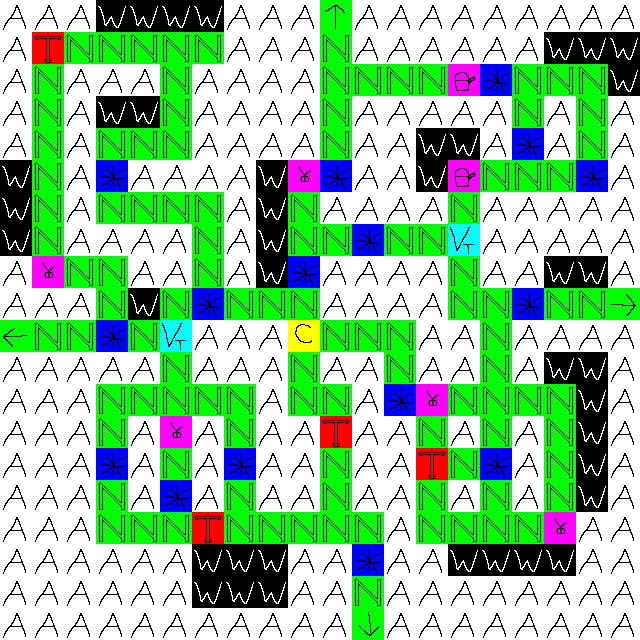

A 2D game scene composited from a Tiled map and its tileset images. What follows is a short description and the map's XML, with every tile layer's data as written:
An orthogonal 20x20 tile map with 32x32 px tiles, 1 tile layer (tiles).

<map version="1.5" tiledversion="1.6.0" orientation="orthogonal" renderorder="right-down" width="20" height="20" tilewidth="32" tileheight="32" infinite="0" nextlayerid="2" nextobjectid="1">
 <editorsettings>
  <export target="test4.json" format="json" />
 </editorsettings>
 <tileset firstgid="1" source="tileset.tsx" />
 <layer id="1" name="tiles" width="20" height="20">
  <data encoding="csv">
64,64,64,4,4,4,4,64,64,64,9,64,64,64,64,64,64,64,64,64,
64,1,2,2,2,2,2,64,64,64,2,64,64,64,64,64,64,4,4,4,
64,2,64,64,64,2,64,64,64,64,2,2,2,2,15,3,2,2,2,4,
64,2,64,4,4,2,64,64,64,64,2,64,64,64,64,64,2,64,2,64,
64,2,64,2,2,2,64,64,64,64,2,64,64,4,4,64,3,64,2,64,
4,2,64,3,64,64,64,64,4,17,3,64,64,4,15,2,2,2,3,64,
4,2,64,2,2,2,2,64,4,2,64,64,64,64,2,64,64,64,64,64,
4,2,64,64,64,64,2,64,4,2,2,3,2,2,5,64,64,64,64,64,
64,17,2,2,64,64,2,64,4,3,64,64,64,64,2,64,64,4,4,64,
64,64,64,2,4,2,3,2,2,2,64,64,64,64,2,2,3,2,2,10,
12,2,2,3,2,5,64,64,64,8,2,2,2,64,64,2,64,64,64,64,
64,64,64,64,64,2,64,64,64,2,64,64,2,64,64,2,64,4,4,64,
64,64,64,2,2,2,2,2,64,2,2,64,3,17,2,2,2,2,4,64,
64,64,64,2,64,17,64,2,64,64,1,64,64,2,64,2,64,2,4,64,
64,64,64,3,64,2,64,3,64,64,2,64,64,1,2,3,64,2,4,64,
64,64,64,2,64,3,64,2,64,64,2,64,64,2,64,2,64,2,4,64,
64,64,64,2,2,2,1,2,2,2,2,2,64,2,2,2,2,17,64,64,
64,64,64,64,64,64,4,4,4,64,64,3,64,64,4,4,4,4,64,64,
64,64,64,64,64,64,4,4,4,64,64,2,64,64,64,64,64,64,64,64,
64,64,64,64,64,64,64,64,64,64,64,11,64,64,64,64,64,64,64,64
</data>
 </layer>
</map>
